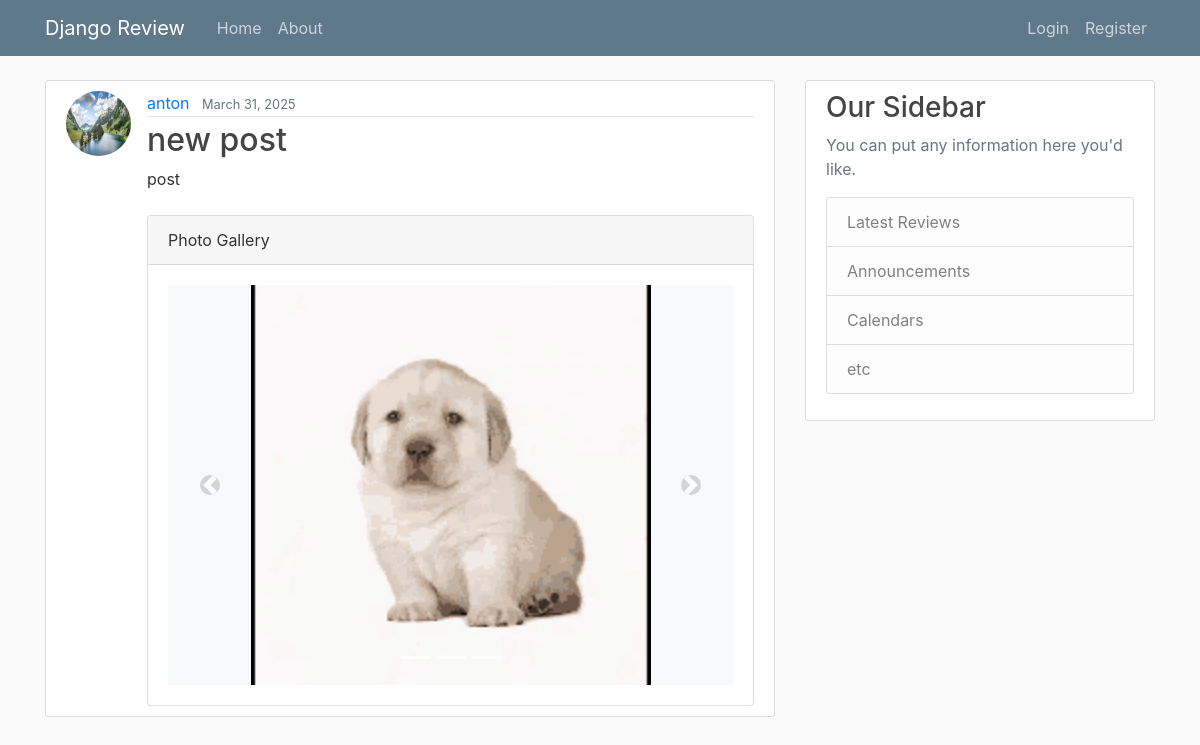
/review/post/35/, run on the app's committed database.
### review/models.py (models this page shows, shortened)
class Post(models.Model):
    title = models.CharField(max_length=100)
    content = models.TextField()
    date_posted = models.DateTimeField(default=timezone.now)
    author = models.ForeignKey(User, on_delete=models.CASCADE)

class PostImage(models.Model):
    post = models.ForeignKey(Post, related_name='images', on_delete=models.CASCADE)
    image = models.ImageField(upload_to='post_images')
    caption = models.CharField(max_length=100, blank=True, null=True)  # Add null=True

### users/models.py (models this page shows, shortened)
class Profile(models.Model):
    user = models.OneToOneField(User, on_delete=models.CASCADE)
    image = models.ImageField(default='default.jpg', upload_to='profile_pics')

### review/views.py (the view)
# urls.py: path('post/<int:pk>/', PostDetailView.as_view(), name='post-detail'),
class PostDetailView(DetailView):
    model = Post

### review/templates/review/post_detail.html (shortened to what this page needs)
{% extends 'review/base.html' %}
{% block content %}
    <article class="media content-section">
        <img class="rounded-circle article-img" src="{{ object.author.profile.image.url }}">
        <div class="media-body">
            <div class="article-metadata">
                <a class="mr-2" href="{% url 'user-posts' object.author.username %}">{{ object.author }}</a>
                <small class="text-muted">{{ object.date_posted|date:"F d, Y" }}</small>
            </div>
            <h2 class="article-title">{{ object.title }}</h2>
            <p class="article-content">{{ object.content }}</p>
            {% if object.images.all %}
                <div class="card mt-4">
                    <div class="card-header">
                        Photo Gallery
                    </div>
                    <div class="card-body">
                        <div id="carouselExampleIndicators" class="carousel slide" data-ride="carousel">
                            <ol class="carousel-indicators">
                                {% for img in object.images.all %}
                                    <li data-target="#carouselExampleIndicators" data-slide-to="{{ forloop.counter0 }}" {% if forloop.first %}class="active"{% endif %}></li>
                                {% endfor %}
                            </ol>
                            <div class="carousel-inner">
                                {% for img in object.images.all %}
                                    <div class="carousel-item {% if forloop.first %}active{% endif %}">
                                        <img class="d-block w-100" src="{{ img.image.url }}" alt="Image {{ forloop.counter }}">
                                    </div>
                                {% endfor %}
                            </div>
                            <a class="carousel-control-prev" href="#carouselExampleIndicators" role="button" data-slide="prev">
                                <span class="carousel-control-prev-icon" aria-hidden="true"></span>
                            </a>
                            <a class="carousel-control-next" href="#carouselExampleIndicators" role="button" data-slide="next">
                                <span class="carousel-control-next-icon" aria-hidden="true"></span>
                            </a>
                        </div>
                    </div>
                </div>
            {% endif %}
        </div>
    </article>
{% endblock content %}

### review/static/review/main.css (style rules this page uses)
body { background: #fafafa; color: #333333; margin-top: 5rem; }
h1, h2, h3, h4, h5, h6 { color: #444444; }
.content-section { background: #ffffff; padding: 10px 20px; border: 1px solid #dddddd; border-radius: 3px; margin-bottom: 20px; }
.article-title { color: #444444; }
.article-content { white-space: pre-line; }
.article-img { height: 65px; width: 65px; margin-right: 16px; }
.article-metadata { padding-bottom: 1px; margin-bottom: 4px; border-bottom: 1px solid #e3e3e3 }
.carousel-item img { height: 400px; object-fit: contain; background-color: #f8f9fa; }
.carousel-control-prev-icon, .carousel-control-next-icon { background-color: rgba(0, 0, 0, 0.3); border-radius: 50%; padding: 10px; }

### data on the page
Post: author.profile.image (picture), author "anton", date_posted "March 31, 2025", title "new post", content "post"
PostImage: image (picture)
